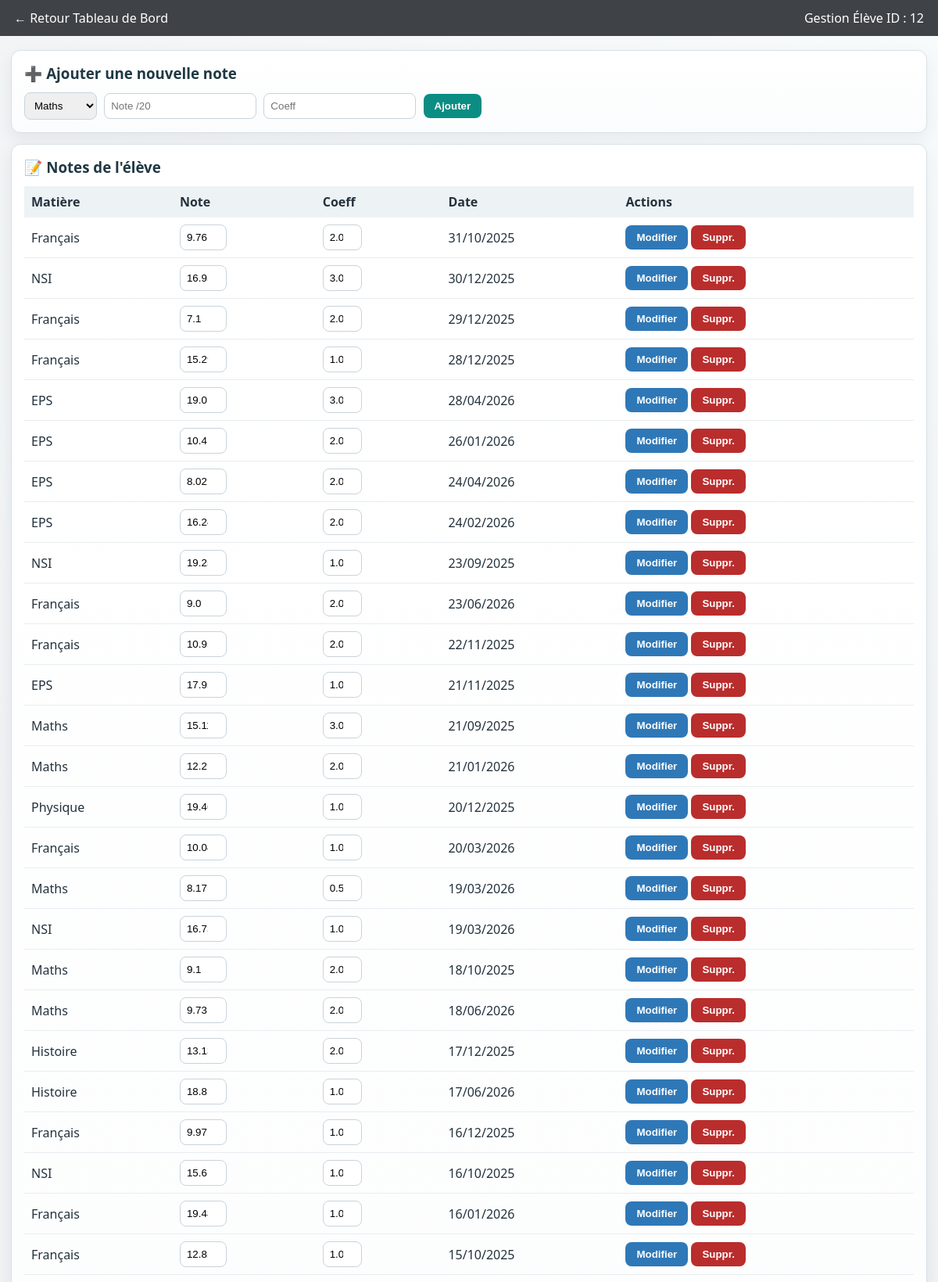
The app's page /prof/gestion/12 (signed in, upper part) with its own data.
### tables this page shows
CREATE TABLE Notes (
            id_note INTEGER PRIMARY KEY AUTOINCREMENT,
            valeur REAL,
            coefficient REAL,
            date_note TEXT,
            id_eleve TEXT,
            id_matiere INTEGER,
            FOREIGN KEY(id_eleve) REFERENCES Eleves(id_eleve),
            FOREIGN KEY(id_matiere) REFERENCES Matieres(id_matiere)
        );

CREATE TABLE Matieres (id_matiere INTEGER PRIMARY KEY, nom_matiere TEXT);

### app.py (the view)
@app.route('/prof/gestion/<id_eleve>', methods=['GET', 'POST'])
def prof_gestion_notes(id_eleve):
    if 'user' not in session or session['user']['role'] != 'PROF':
        return redirect(url_for('login'))
    p = Professeur(session['user']['id'], session['user']['nom'], session['user']['prenom'])
    if request.method == 'POST' and 'ajouter' in request.form:
        p.ajouter_note(id_eleve, request.form['matiere'], float(request.form['note']), float(request.form['coeff']))
        flash("Note ajoutée.")
    if request.method == 'POST' and 'modifier' in request.form:
        p.modifier_note(request.form['id_note'], float(request.form['valeur']), float(request.form['coeff']))
        flash("Note modifiée.")
    if request.method == 'POST' and 'supprimer' in request.form:
        p.supprimer_note(request.form['id_note'])
        flash("Note supprimée.")
    notes = p.voir_notes_eleve(id_eleve)
    return render_template('prof_gestion.html', notes=notes, id_eleve=id_eleve)

### app.py (called while the page is built)
    def _executer(self, sql, params=(), fetch=False, commit=False):
        with sqlite3.connect(self.db_path) as conn:
            cur = conn.cursor()
            cur.execute(sql, params)
            if commit:
                conn.commit()
            return cur.fetchall() if fetch else None

    def voir_notes_eleve(self, id_eleve):
        sql = '''SELECT Notes.id_note, Matieres.nom_matiere, Notes.valeur, Notes.coefficient, Notes.date_note, Matieres.id_matiere
                 FROM Notes JOIN Matieres ON Notes.id_matiere = Matieres.id_matiere
                 WHERE id_eleve = ? ORDER BY date_note DESC'''
        return self._executer(sql, (id_eleve,), fetch=True)

### templates/prof_gestion.html (shortened to what this page needs)
<!DOCTYPE html>
<html lang="fr">
<head>
    <link rel="stylesheet" href="{{ url_for('static', filename='css/style.css') }}">
</head>
<body>
    <header>
        <a href="/prof" style="color: white; text-decoration: none;">← Retour Tableau de Bord</a>
        <span>Gestion Élève ID : {{ id_eleve }}</span>
    </header>
    <div class="container">
        <div class="card">
            <h3>➕ Ajouter une nouvelle note</h3>
            <form method="POST" class="form-inline">
                <select name="matiere">
                    <option value="1">Maths</option>
                </select>
                <input type="number" step="0.5" name="note" placeholder="Note /20" required>
                <input type="number" step="0.5" name="coeff" placeholder="Coeff" required>
                <button type="submit">Ajouter</button>
            </form>
        </div>
        <div class="card">
            <h3>📝 Notes de l'élève</h3>
            <table>
                <thead>
                    <tr>
                        <th>Matière</th>
                        <th>Note</th>
                        <th>Coeff</th>
                        <th>Date</th>
                        <th>Actions</th>
                    </tr>
                </thead>
                <tbody>
                    {% for n in notes %}
                    <tr>
                        <form method="POST">
                            <td>{{ n[1] }}</td>
                            <td>
                                <input type="number" step="0.5" name="valeur" value="{{ n[2] }}" style="width: 60px;">
                            </td>
                            <td>
                                <input type="number" step="0.5" name="coeff" value="{{ n[3] }}" style="width: 50px;">
                            </td>
                            <td>{{ n[4] }}</td>
                            <td>
                                <button type="submit" name="modifier" value="1" class="btn-small btn-blue">Modifier</button>
                                <button type="submit" name="supprimer" value="1" class="btn-small btn-red" onclick="return confirm('Sur ?')">Suppr.</button>
                            </td>
                        </form>
                    </tr>
                    {% endfor %}
                </tbody>
            </table>
        </div>
    </div>
</body>
</html>

### static/css/style.css (style rules this page uses)
:root { --fond-page: #f0f2f4; --fond-carte: #ffffff; --bordure: #d9e0e5; --texte-principal: #24323d; --texte-secondaire: #5f6f7b; --barre-foncee: #3f4347; --accent-pronote: #0b8d83; --accent-pronote-clair: #d9f2ef; --accent-pronote-fonce: #086a63; --couleur-menthe: #0d9a90; --danger: #ba2d2d; --info: #2f78b7; }
* { box-sizing: border-box; }
body { margin: 0; font-family: 'Segoe UI', Tahoma, Geneva, Verdana, sans-serif; color: var(--texte-principal); background: radial-gradient(circle at top right, #f8fbfb 0%, var(--fond-page) 52%); }
.barre-haute, header { background: var(--barre-foncee); color: #fff; padding: 12px 18px; display: flex; align-items: center; justify-content: space-between; }
.container, .container-pronote { max-width: 1240px; margin: 18px auto; padding: 0 14px; }
.card { background: linear-gradient(180deg, #ffffff 0%, #fbfcfd 100%); border: 1px solid var(--bordure); border-radius: 12px; padding: 16px; margin-bottom: 14px; box-shadow: 0 8px 20px rgba(43, 60, 75, 0.08); }
h3 { margin-top: 0; margin-bottom: 12px; color: #1f3842; }
input, select { padding: 8px; border: 1px solid #c9d3db; border-radius: 8px; margin-right: 5px; }
button, .btn-login { border: none; border-radius: 8px; cursor: pointer; padding: 8px 14px; color: #fff; background: var(--accent-pronote); font-weight: 600; }
.btn-blue { background: var(--info); }
.btn-red { background: var(--danger); }
table { width: 100%; border-collapse: collapse; }
th { text-align: left; background: #edf2f5; padding: 9px; }
td { border-bottom: 1px solid #e8edf1; padding: 9px; }

### records on screen
Notes: nom_matiere "Français", valeur "9.76", coeff "2.0", date_note "31/10/2025"
Notes: nom_matiere "NSI", valeur "16.93", coeff "3.0", date_note "30/12/2025"
Notes: nom_matiere "Français", valeur "7.1", coeff "2.0", date_note "29/12/2025"
Notes: nom_matiere "Français", valeur "15.29", coeff "1.0", date_note "28/12/2025"
Notes: nom_matiere "EPS", valeur "19.01", coeff "3.0", date_note "28/04/2026"
Notes: nom_matiere "EPS", valeur "10.41", coeff "2.0", date_note "26/01/2026"
Notes: nom_matiere "EPS", valeur "8.02", coeff "2.0", date_note "24/04/2026"
Notes: nom_matiere "EPS", valeur "16.24", coeff "2.0", date_note "24/02/2026"
Notes: nom_matiere "NSI", valeur "19.25", coeff "1.0", date_note "23/09/2025"
Notes: nom_matiere "Français", valeur "9.0", coeff "2.0", date_note "23/06/2026"
Notes: nom_matiere "Français", valeur "10.95", coeff "2.0", date_note "22/11/2025"
Notes: nom_matiere "EPS", valeur "17.95", coeff "1.0", date_note "21/11/2025"
Notes: nom_matiere "Maths", valeur "15.11", coeff "3.0", date_note "21/09/2025"
Notes: nom_matiere "Maths", valeur "12.21", coeff "2.0", date_note "21/01/2026"
Notes: nom_matiere "Physique", valeur "19.46", coeff "1.0", date_note "20/12/2025"
Notes: nom_matiere "Français", valeur "10.04", coeff "1.0", date_note "20/03/2026"
Notes: nom_matiere "Maths", valeur "8.17", coeff "0.5", date_note "19/03/2026"
Notes: nom_matiere "NSI", valeur "16.73", coeff "1.0", date_note "19/03/2026"
Notes: nom_matiere "Maths", valeur "9.1", coeff "2.0", date_note "18/10/2025"
Notes: nom_matiere "Maths", valeur "9.73", coeff "2.0", date_note "18/06/2026"
Notes: nom_matiere "Histoire", valeur "13.13", coeff "2.0", date_note "17/12/2025"
Notes: nom_matiere "Histoire", valeur "18.81", coeff "1.0", date_note "17/06/2026"
Notes: nom_matiere "Français", valeur "9.97", coeff "1.0", date_note "16/12/2025"
Notes: nom_matiere "NSI", valeur "15.61", coeff "1.0", date_note "16/10/2025"
Notes: nom_matiere "Français", valeur "19.48", coeff "1.0", date_note "16/01/2026"
Notes: nom_matiere "Français", valeur "12.85", coeff "1.0", date_note "15/10/2025"

### other values on screen
{{ id_eleve }} "12"
